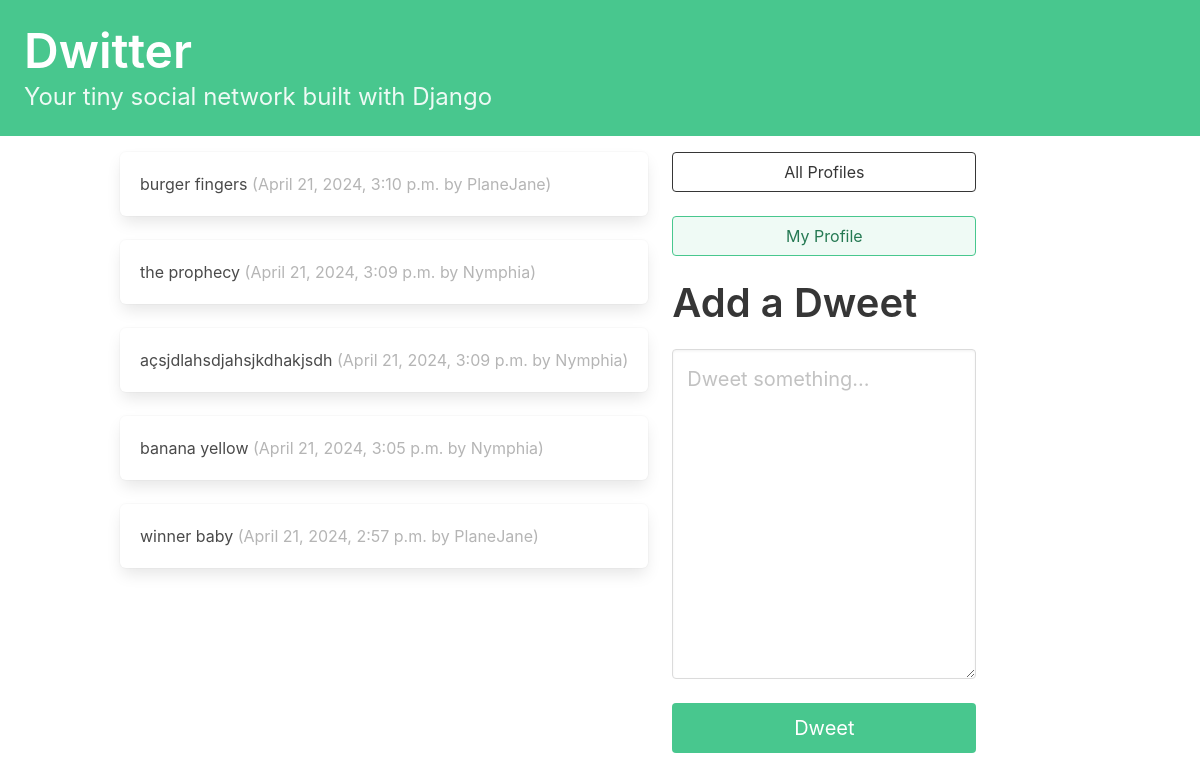
The app's page / (signed in) with its own data.
### dwitter/models.py (models this page shows, shortened)
class Dweet(models.Model):
    user = models.ForeignKey(User, related_name="dweets", on_delete=models.DO_NOTHING)
    body = models.CharField(max_length=140)
    created_at = models.DateTimeField(auto_now_add=True)

### dwitter/views.py (the view)
# urls.py: path("", dashboard, name="dashboard"),
def dashboard(request):
    form = DweetForm(request.POST or None)
    if request.method == 'POST':
         if form.is_valid():
              dweet = form.save(commit=False)
              dweet.user = request.user
              dweet.save()
              return redirect("dwitter:dashboard")
    followed_dweets = Dweet.objects.filter(
        user__profile__in=request.user.profile.follows.all()
    ).order_by("-created_at")
    return render(request, 'dwitter/dashboard.html', {"form": form, "dweets":followed_dweets})

### dwitter/forms.py
class DweetForm(forms.ModelForm):
    body = forms.CharField(
        required=True,
        widget=forms.widgets.Textarea(
            attrs={
                "placeholder": "Dweet something...",
                "class": "textarea is success is-medium",
            }
        ),
        label="",
    )
    class Meta:
        model = Dweet
        exclude = ("user", )

### dwitter/templates/dwitter/dashboard.html (shortened to what this page needs)
{% extends 'base.html' %}
{% block content %}
<div class="column">
    {% for dweet in dweets %}
    <div class="box">
        {{dweet.body}}
        <span class="is-small has-text-grey-light">
            ({{ dweet.created_at }} by {{ dweet.user.username }})
        </span>
    </div>
{% endfor %}
</div>
<div class="column is-one-third">
<div class="block">
    <a href="{% url 'dwitter:profile_list' %} ">
        <button class="button is-dark is-outlined is-fullwidth">
            All Profiles
        </button>
    </a>
</div>
<div class="block">
    <a href="{% url 'dwitter:profile' request.user.id %} ">
        <button class="button is-success is-light is-outlined is-fullwidth">
            My Profile
        </button>
    </a>
</div>
<div class="block">
    <div class="block">
        <h2 class="title is-2">Add a Dweet</p>
    </div>
    <div class="block">
        <form method="post">
            {{ form.as_p }}
            <button class="button is-success is-fullwidth is-medium mt-5"
                    type="submit">Dweet
            </button>
        </form>
    </div>
</div>
</div>
{% endblock content %}

### records on screen
Dweet: body "burger fingers", created_at "April 21, 2024, 3:10 p.m.", user.username "PlaneJane"
Dweet: body "the prophecy", created_at "April 21, 2024, 3:09 p.m.", user.username "Nymphia"
Dweet: body "açsjdlahsdjahsjkdhakjsdh", created_at "April 21, 2024, 3:09 p.m.", user.username "Nymphia"
Dweet: body "banana yellow", created_at "April 21, 2024, 3:05 p.m.", user.username "Nymphia"
Dweet: body "winner baby", created_at "April 21, 2024, 2:57 p.m.", user.username "PlaneJane"
